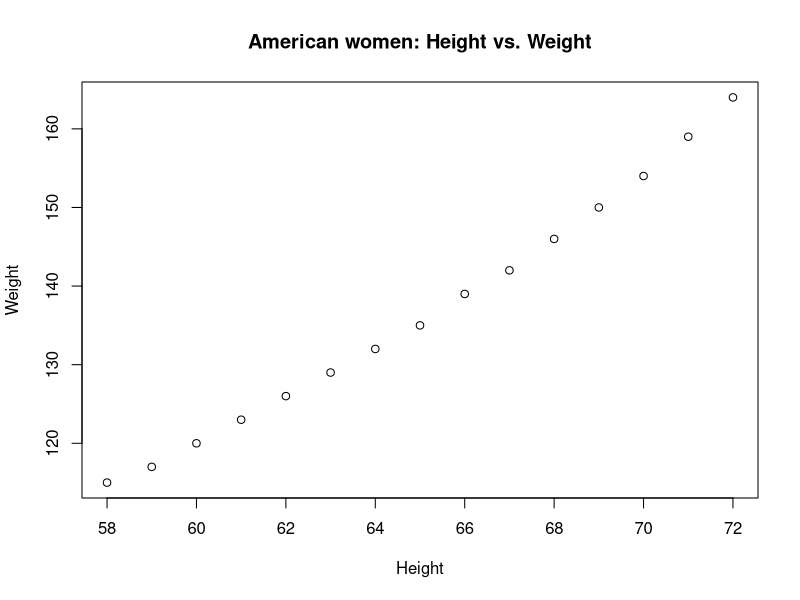
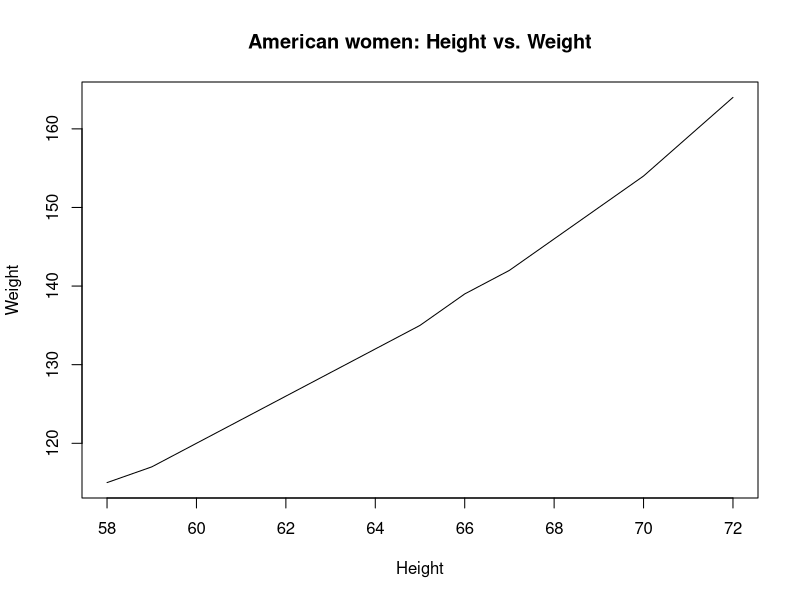
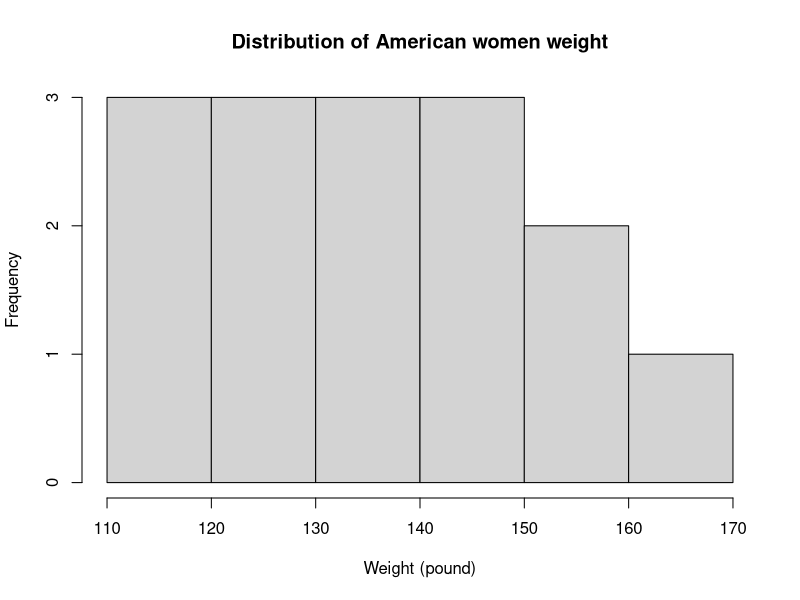
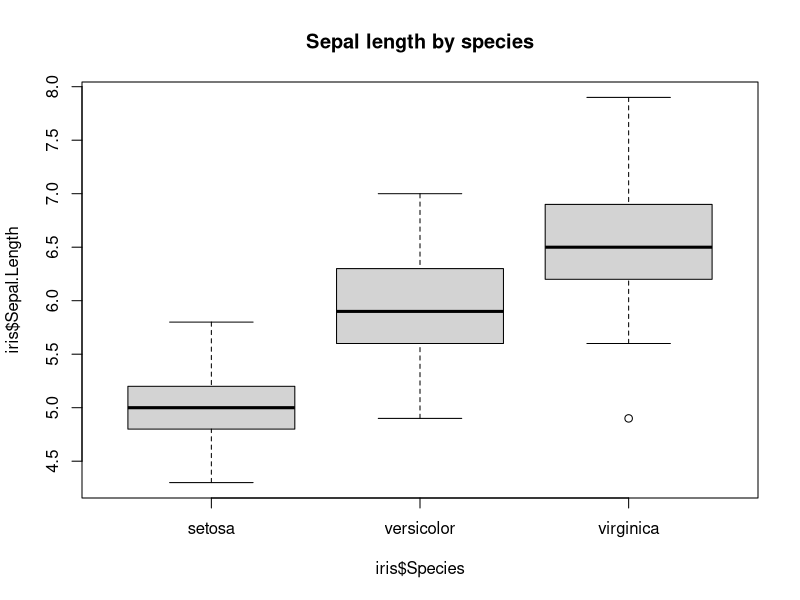
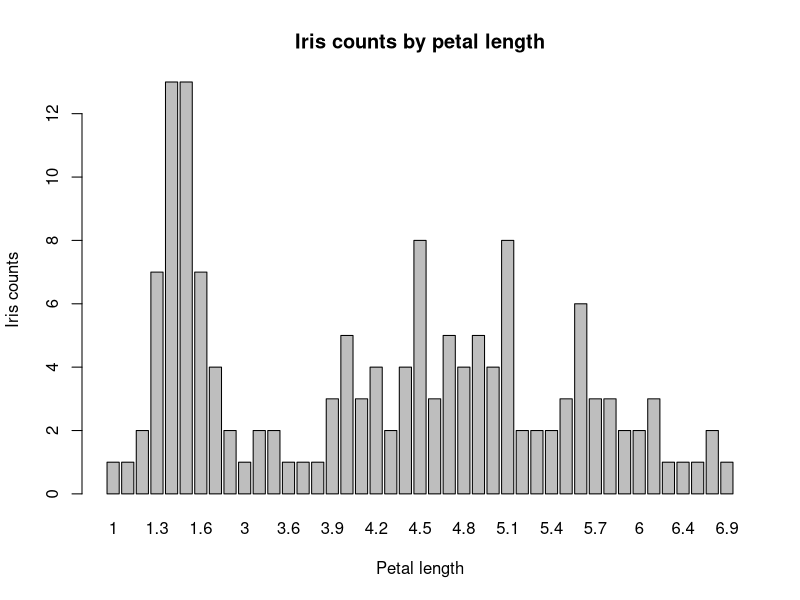

Write R code to recreate these figures, in order.
plot(women$height,women$weight,main="American women: Height vs. Weight",xlab = "Height",ylab = "Weight")
plot(women$height,women$weight,main="American women: Height vs. Weight",xlab = "Height",ylab = "Weight",type="l")
hist(women$weight,main="Distribution of American women weight",xlab = "Weight (pound)")
boxplot(iris$Sepal.Length ~ iris$Species,main="Sepal length by species")
barplot(table(factor(iris$Petal.Length)),main="Iris counts by petal length", xlab="Petal length",ylab="Iris counts")